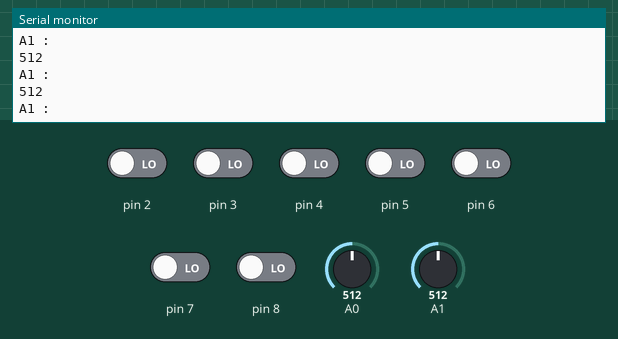
Bench run of a sketch on a simulated Arduino Uno, built with avr-gcc and run on an emulated ATmega328P. Shown: the last lines printed to the serial monitor. Inputs (shaded band) come from the test bench; at power-on: pin 2–8 LOW, A0 = 512, A1 = 512. No radio packets arrive unless stated.

Above: at 1.2 s.
1.3 s: A0 set to 992
At 2.3 s:
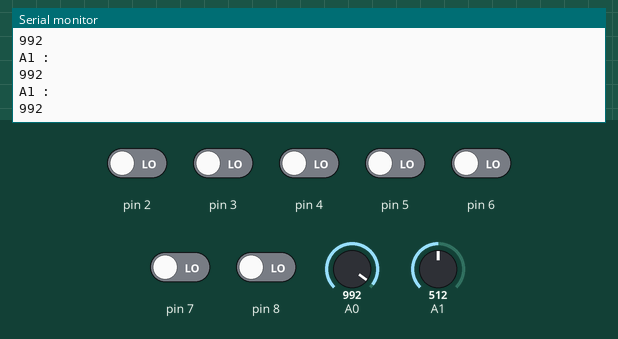
2.8 s: A0 set to 1009
At 3.5 s:
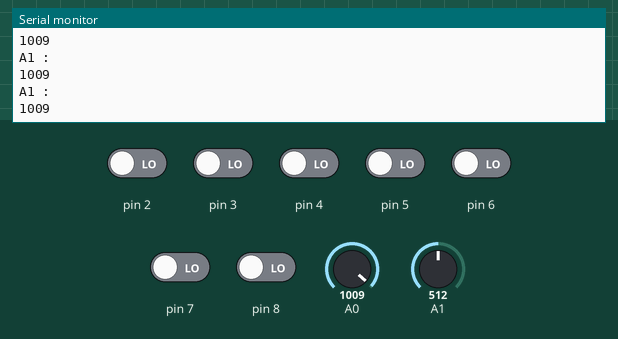
Timing chart, 0 to 5.8 s (numbered marks = the images above; inputs shaded):
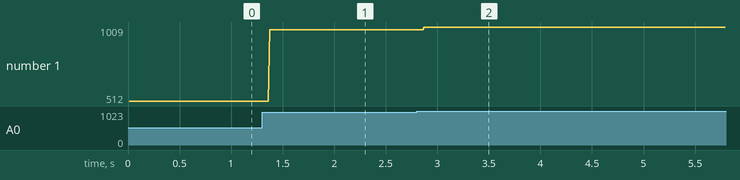

Measured:
- after the input at 1.3 s, the serial monitor: prints a new line after 0.07 s (image 1)
- after the input at 2.8 s, the serial monitor: prints a new line after 0.07 s (image 2)
- plotted number 1: 512 → 992 after the input at 1.3 s, 992 → 1009 after the input at 2.8 s

The sketch:

code_v1.ino
```cpp
#include <Servo.h>
#include <SPI.h>
#include <nRF24L01.h>
#include <RF24.h>
RF24 radio(9, 10); //CE ,CSN
const byte address[6] = "00002";

void setup() {

  Serial.begin(9600);
  radio.begin();
  radio.openWritingPipe(address);
  radio.setPALevel(RF24_PA_MIN);
  radio.stopListening();
  pinMode(A0, INPUT);
  pinMode(A1, INPUT);
  pinMode(2, INPUT);
  pinMode(3, INPUT);
  pinMode(4, INPUT);
  pinMode(5, INPUT);
  pinMode(6, INPUT);
  pinMode(7, INPUT);

}//end of setup void
struct datapack {
  int x;
  int y;
  int a;
  int b;
  int c;
  int d;
  int e;
  int f;
  int k;
};
datapack data;

void loop() {
  Serial.println("A1 :");
  Serial.println(analogRead(A0));
  data.x    = analogRead(A1);
  data.y    = analogRead(A0);
  data.a   = digitalRead(2);
  data.b   = digitalRead(3);
  data.c   = digitalRead(4);
  data.d   = digitalRead(5);
  data.e   = digitalRead(6);
  data.f   = digitalRead(7);
  data.k   = digitalRead(8);
  radio.write(&data, sizeof(data));


}//end of loop void
```
